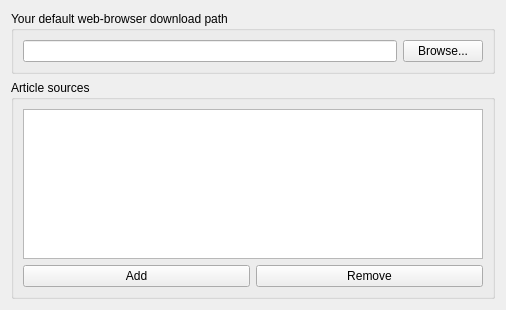
<?xml version="1.0" encoding="UTF-8"?>
<ui version="4.0">
 <class>Form</class>
 <widget class="QWidget" name="Form">
  <property name="geometry">
   <rect>
    <x>0</x>
    <y>0</y>
    <width>506</width>
    <height>310</height>
   </rect>
  </property>
  <property name="windowTitle">
   <string>Settings</string>
  </property>
  <layout class="QGridLayout" name="gridLayout">
   <item row="1" column="0" colspan="2">
    <widget class="QGroupBox" name="groupBox_2">
     <property name="title">
      <string>Article sources</string>
     </property>
     <layout class="QGridLayout" name="gridLayout_3">
      <item row="1" column="1">
       <widget class="QPushButton" name="btn_rem_src">
        <property name="text">
         <string>Remove</string>
        </property>
       </widget>
      </item>
      <item row="1" column="0">
       <widget class="QPushButton" name="btn_add_src">
        <property name="text">
         <string>Add</string>
        </property>
       </widget>
      </item>
      <item row="0" column="0" colspan="2">
       <widget class="QListView" name="list_srcs"/>
      </item>
     </layout>
    </widget>
   </item>
   <item row="0" column="0" colspan="2">
    <widget class="QGroupBox" name="groupBox">
     <property name="title">
      <string>Your default web-browser download path</string>
     </property>
     <layout class="QGridLayout" name="gridLayout_2">
      <item row="0" column="1">
       <widget class="QPushButton" name="btn_browse_path">
        <property name="text">
         <string>Browse...</string>
        </property>
       </widget>
      </item>
      <item row="0" column="0">
       <widget class="QLineEdit" name="line_path"/>
      </item>
     </layout>
    </widget>
   </item>
  </layout>
 </widget>
 <resources/>
 <connections/>
</ui>
